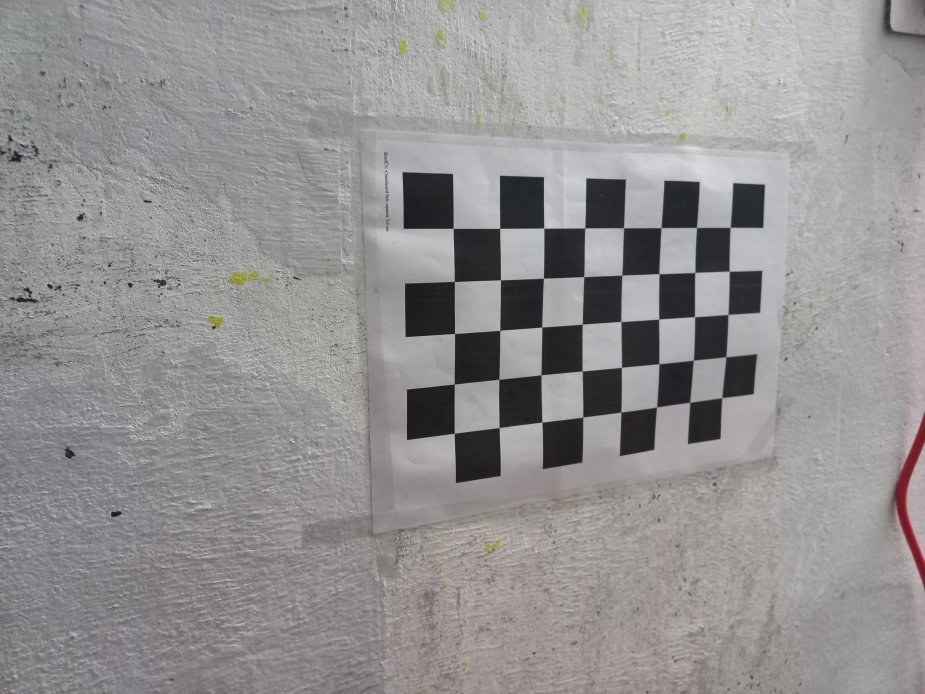
#> input picture Mobile camera calibration/20241118_171213.jpg, 4624 x 3468 px (shown at 1/5 size); its folder holds only this picture in this run
$ python camera_calibration.py
#> lines starting #> are read from the running program, lines starting #| are printed output that depends on the picture; long printed decimals are rounded
import cv2
import numpy as np
import os
import glob

# Defining the dimensions of checkerboard
CHECKERBOARD = (5,8)
criteria = (cv2.TERM_CRITERIA_EPS + cv2.TERM_CRITERIA_MAX_ITER, 30, 0.001)

# Creating vector to store vectors of 3D points for each checkerboard image
objpoints = []
# Creating vector to store vectors of 2D points for each checkerboard image
imgpoints = []


# Defining the world coordinates for 3D points
objp = np.zeros((1, CHECKERBOARD[0]*CHECKERBOARD[1], 3), np.float32)#for z only, directly assing mgrid value through error.

objp[0,:,:2] = np.mgrid[0:CHECKERBOARD[0], 0:CHECKERBOARD[1]].T.reshape(-1, 2)#Making z=0(Chessboard kept stationary.)
#objp=objp*10
print(objp)

# Extracting path of individual image stored in a given directory
images = glob.glob('*.jpg')
for fname in images:
    img = cv2.imread(fname)
#> img is the input picture: shape (3468, 4624, 3); mean B, G, R 146.7, 146.2, 147.8
    # img = cv2.resize(img, (0, 0), fx=0.5, fy=0.5)
    gray = cv2.cvtColor(img,cv2.COLOR_BGR2GRAY)
    # Find the chess board corners
    # If desired number of corners are found in the image then ret = true
    ret, corners = cv2.findChessboardCorners(gray, CHECKERBOARD, cv2.CALIB_CB_ADAPTIVE_THRESH+
    	cv2.CALIB_CB_FAST_CHECK+cv2.CALIB_CB_NORMALIZE_IMAGE)
#> ret = True; corners = 40 rows, first 8: [3652, 1139], [3646.5, 1358.5], [3641.5, 1574.5], [3631, 1785.5], [3611, 1990], [3483.5, 1139.5], [3475.5, 1363.5], [3475, 1586]

    """
    If desired number of corner are detected,
    we refine the pixel coordinates and display
    them on the images of checker board
    """
    if ret == True:
        objpoints.append(objp)
        # refining pixel coordinates for given 2d points.
        corners2 = cv2.cornerSubPix(gray,corners,(11,11),(-1,-1),criteria)
#> corners2 = 40 rows, first 8: [3652.1, 1139.2], [3647.4, 1357.8], [3642.1, 1573.8], [3630.5, 1785.5], [3611.3, 1989.8], [3484.3, 1139.5], [3475.6, 1364.2], [3475, 1585.5]

        imgpoints.append(corners2)

        # Draw and display the corners
        img = cv2.drawChessboardCorners(img, CHECKERBOARD, corners2,ret)

    #resize the image to fit into the window.
    # Resize the image to a fixed width and height
    desired_width = 800  # Change to your desired width
    desired_height = 600  # Change to your desired height
    resized_img = cv2.resize(img, (desired_width, desired_height))
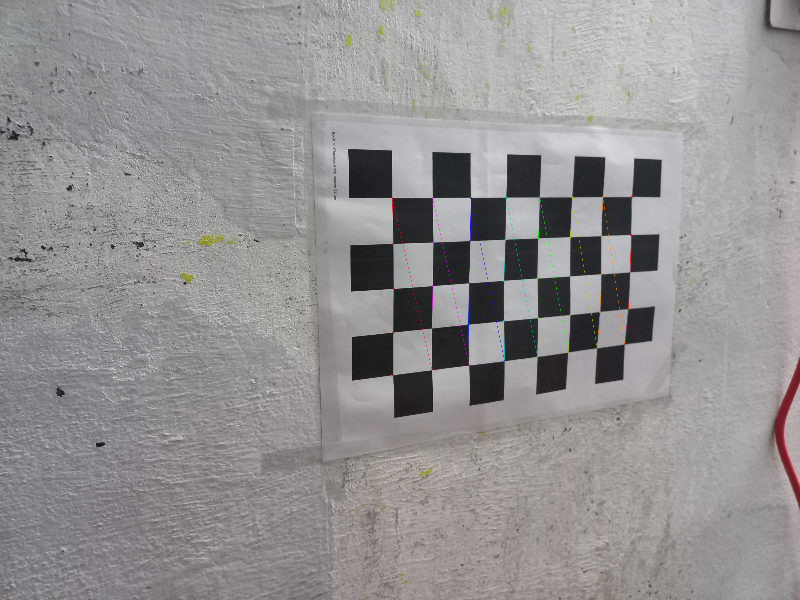
#> resized_img: shape (600, 800, 3); mean B, G, R 146.6, 146, 147.7

    cv2.imshow('img',resized_img)
    cv2.waitKey(50)

cv2.destroyAllWindows()

h,w = img.shape[:2]
#> h = 3468; w = 4624

"""
Performing camera calibration by
passing the value of known 3D points (objpoints)
and corresponding pixel coordinates of the
detected corners (imgpoints)
"""
ret, mtx, dist, rvecs, tvecs = cv2.calibrateCamera(objpoints, imgpoints, gray.shape[::-1],None,None)
#> ret = 3.13; mtx = [[7760.4, 0, 2694.8], [0, 6106.2, 1470.6], [0, 0, 1]]; dist = [[2.7, -101.5, -0.0633, 0.025, -857.1]]; rvecs = ([-0.603, -0.691, 1.45],); tvecs = ([3.45, -1.5, 28.76],)
print("Re-projection Error:", ret)
#| Re-projection Error: 3.134
print("Camera matrix : \n")
print(mtx)
#| [[7.76039445e+03 0.00000000e+00 2.69479864e+03]
#|  [0.00000000e+00 6.10619039e+03 1.47055403e+03]
#|  [0.00000000e+00 0.00000000e+00 1.00000000e+00]]
print("dist : \n")
print(dist)
#| [[ 2.70408897e+00 -1.01482762e+02 -6.33287695e-02  2.49816372e-02
#|   -8.57105894e+02]]
print("rvecs : \n")
print(rvecs)
#| (array([[-0.6029],
#|        [-0.6915],
#|        [ 1.455]]),)
print("number of rvecs : ",len(rvecs))
#| number of rvecs :  1
print("size of each rotation vector:",rvecs[0].shape)
#| size of each rotation vector: (3, 1)
print("tvecs : \n")
print(tvecs)
#| (array([[ 3.447],
#|        [-1.499],
#|        [28.760]]),)
print("number of tvecs:",len(tvecs))
#| number of tvecs: 1
print("size of each rotation vector:",tvecs[0].shape)
#| size of each rotation vector: (3, 1)
print("Number of objects points : ",len(objpoints))
#| Number of objects points :  1
print("Number of objects points : ",len(imgpoints))
#| Number of objects points :  1

mean_error = 0
for i in range(len(objpoints)):
    imgpoints2, _ = cv2.projectPoints(objpoints[i], rvecs[i], tvecs[i], mtx, dist)
    error = cv2.norm(imgpoints[i], imgpoints2, cv2.NORM_L2)/len(imgpoints2)
    mean_error += error
#> this loop made 1 pass
#> (error, mean_error) on pass 1: (0.496, 0.496)
#> after the loop, mean_error = 0.496

print( "Average error: {}".format(mean_error/len(objpoints)) )
#| Average error: 0.4956
print("Focal Lengths:")
print(f"  Focal Length (fx): {mtx[0, 0]} pixels")
#|   Focal Length (fx): 7760.394 pixels
print(f"  Focal Length (fy): {mtx[1, 1]} pixels")
#|   Focal Length (fy): 6106.190 pixels
